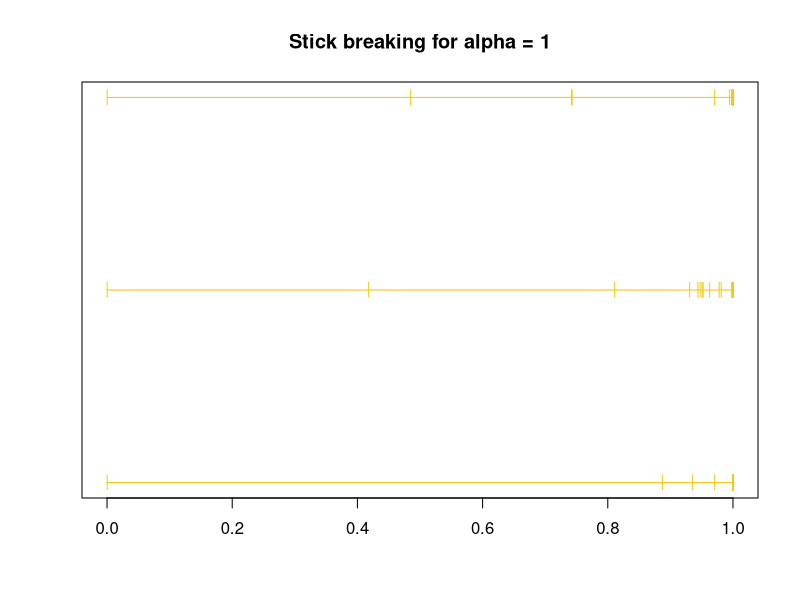

The R source for this figure:
alpha <- 1
n <- 100
reps <- 3
for (r in 1:reps) {
  vs <- rbeta(n,1,alpha)
  eta <- matrix(vs[1],1,n)
  for (i in 2:n) {
    eta[i] <- eta[i-1]*(1-vs[i-1])*vs[i]/vs[i-1]
  }
  esum <- matrix(0,1,n+1)
  esum[2] <- eta[1]
  for (i in 2:n) {
    esum[i+1] <- esum[i]+eta[i]
  }
  if (r==1) {
    plot(c(0,1),c(1,1),type='l',ylim=c(1,reps),main = "Stick breaking for alpha = 1",xlab=NA,ylab=NA,yaxt='n',col=7)
    points(esum,rep(1,n+1),pch=124,col=7)
  } else {
    points(c(0,1),c(r,r),type='l',col=7)
    points(esum,rep(r,n+1),pch=124,col=7)
  }
}
